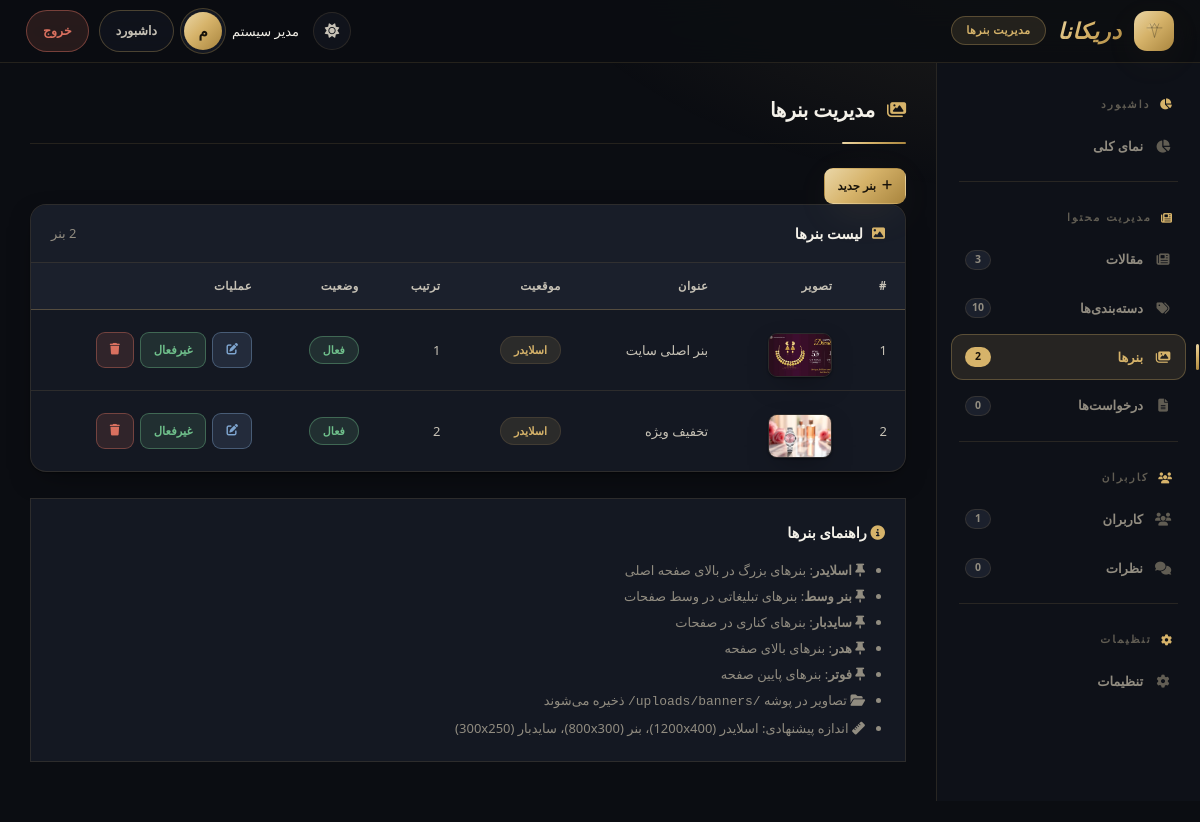
The page /admin/banners.php (signed in) on the database its author committed.
### tables this page shows
CREATE TABLE `banners`  (
  `id` int NOT NULL AUTO_INCREMENT,
  `title` varchar(255) NOT NULL,
  `subtitle` varchar(255) NULL DEFAULT NULL,
  `image` varchar(255) NOT NULL,
  `link` varchar(255) NULL DEFAULT NULL,
  `position` enum('slider','banner','sidebar','header','footer') NULL DEFAULT 'slider',
  `sort_order` int NULL DEFAULT 0,
  `active` tinyint(1) NULL DEFAULT 1,
  `created_at` datetime NULL DEFAULT current_timestamp(),
  PRIMARY KEY (`id`) USING BTREE
);

### admin/banners.php (the view, shortened to what this page needs)
<?php
require_once __DIR__ . '/../includes/functions.php';
$banners = $pdo->query("SELECT * FROM banners ORDER BY position, sort_order")->fetchAll();
$edit_banner = null;
$positions = [
    'slider' => 'اسلایدر',
    'banner' => 'بنر وسط',
    'sidebar' => 'سایدبار',
    'header' => 'هدر',
    'footer' => 'فوتر'
];
?>
<!DOCTYPE html>
<html lang="fa" dir="rtl" data-theme="dark">
<head>
    <link href="https://cdn.jsdelivr.net/gh/rastikerdar/vazirmatn@v33.003/Vazirmatn-font-face.css" rel="stylesheet" />
    <link rel="stylesheet" href="https://cdnjs.cloudflare.com/ajax/libs/font-awesome/6.5.2/css/all.min.css" />
    <link rel="stylesheet" href="../assets/css/admin.css" />
</head>
<body>
    <header class="admin-header">
        <div class="logo">
            <span class="brand-mark" aria-hidden="true"></span>
            <span class="brand-en">دریکانا</span>
            <span class="badge">مدیریت بنرها</span>
        </div>
        <button class="theme-btn" onclick="toggleAdminTheme()" aria-label="تغییر پوسته"><i class="fas fa-sun i-sun"></i><i class="fas fa-moon i-moon"></i></button>
        <div class="user-info">
            <span style="font-weight:500;"><?php echo $_SESSION['user_name']; ?></span>
            <div class="avatar"><?php echo mb_substr($_SESSION['user_name'], 0, 1); ?></div>
            <button class="back-btn" onclick="window.location.href='index.php'">داشبورد</button>
            <button class="back-btn danger" onclick="window.location.href='logout.php'">خروج</button>
        </div>
    </header>
    <div class="admin-layout">
        <?php $current_page = 'banners.php'; require __DIR__ . '/partials/sidebar.php'; ?>
        <div class="admin-content">
        <div class="page-title"><i class="fas fa-images"></i> مدیریت بنرها</div>
        <button class="btn-primary-sm" onclick="toggleForm()">
            <i class="fas fa-plus"></i> <?php echo $edit_banner ? 'ویرایش بنر' : 'بنر جدید'; ?>
        </button>
        <div class="admin-table-container">
            <div class="table-header">
                <h3><i class="fas fa-image" aria-hidden="true"></i> لیست بنرها</h3>
                <span style="font-size:13px; color:var(--text-light);"><?php echo count($banners); ?> بنر</span>
            </div>
            <table class="admin-table">
                <thead>
                    <tr>
                        <th>#</th>
                        <th>تصویر</th>
                        <th>عنوان</th>
                        <th>موقعیت</th>
                        <th>ترتیب</th>
                        <th>وضعیت</th>
                        <th>عملیات</th>
                    </tr>
                </thead>
                <tbody>
                    <?php if (count($banners) > 0): ?>
                        <?php foreach ($banners as $index => $b): ?>
                            <tr>
                                <td><?php echo $index + 1; ?></td>
                                <td>
                                    <?php if ($b['image']): ?>
                                        <img src="/uploads/banners/<?php echo $b['image']; ?>" class="banner-preview" alt="<?php echo $b['title']; ?>" />
                                    <?php else: ?>
                                        <span style="color:var(--text-light); font-size:11px;">بدون تصویر</span>
                                    <?php endif; ?>
                                </td>
                                <td style="font-weight:500;"><?php echo $b['title']; ?></td>
                                <td><span class="position-badge"><?php echo $positions[$b['position']] ?? $b['position']; ?></span></td>
                                <td><?php echo $b['sort_order']; ?></td>
                                <td>
                                    <span class="status-badge <?php echo $b['active'] ? 'active' : 'inactive'; ?>">
                                        <?php echo $b['active'] ? 'فعال' : 'غیرفعال'; ?>
                                    </span>
                                </td>
                                <td>
                                    <div class="action-btns">
                                        <button class="btn-edit" onclick="window.location.href='banners.php?edit=<?php echo $b['id']; ?>'">
                                            <i class="fas fa-edit"></i>
                                        </button>
                                        <button class="btn-toggle <?php echo $b['active'] ? 'active' : ''; ?>" onclick="window.location.href='banners.php?toggle=<?php echo $b['id']; ?>'">
                                            <?php echo $b['active'] ? 'غیرفعال' : 'فعال'; ?>
                                        </button>
                                        <button class="btn-delete" onclick="if(confirm('آیا از حذف این بنر مطمئن هستید؟')) window.location.href='banners.php?delete=<?php echo $b['id']; ?>'">
                                            <i class="fas fa-trash"></i>
                                        </button>
                                    </div>
                                </td>
                            </tr>
                        <?php endforeach; ?>
                    <?php endif; ?>
                </tbody>
            </table>
        </div>
        <div style="background:var(--bg-card); border-radius:var(--radius); padding:20px; border:1px solid var(--border);">
            <h4 style="margin-bottom:10px;"><i class="fas fa-info-circle" style="color:var(--primary);"></i> راهنمای بنرها</h4>
            <ul style="color:var(--text-light); font-size:13px; line-height:2; padding-right:20px;">
                <li><i class="fas fa-thumbtack" aria-hidden="true"></i> <strong>اسلایدر</strong>: بنرهای بزرگ در بالای صفحه اصلی</li>
                <li><i class="fas fa-thumbtack" aria-hidden="true"></i> <strong>بنر وسط</strong>: بنرهای تبلیغاتی در وسط صفحات</li>
                <li><i class="fas fa-thumbtack" aria-hidden="true"></i> <strong>سایدبار</strong>: بنرهای کناری در صفحات</li>
                <li><i class="fas fa-thumbtack" aria-hidden="true"></i> <strong>هدر</strong>: بنرهای بالای صفحه</li>
                <li><i class="fas fa-thumbtack" aria-hidden="true"></i> <strong>فوتر</strong>: بنرهای پایین صفحه</li>
                <li><i class="fas fa-folder-open" aria-hidden="true"></i> تصاویر در پوشه <code>/uploads/banners/</code> ذخیره می‌شوند</li>
                <li><i class="fas fa-ruler" aria-hidden="true"></i> اندازه پیشنهادی: اسلایدر (1200x400)، بنر (800x300)، سایدبار (300x250)</li>
            </ul>
        </div>
    </div>
    </div>
</body>
</html>

### rows shown on the page
banners: image (picture), title "بنر اصلی سایت", position "اسلایدر", sort_order "1", active "فعال"
banners: image (picture), title "تخفیف ویژه", position "اسلایدر", sort_order "2", active "فعال"

### other values the page prints
$_SESSION['user_name'] "مدیر سیستم"
mb_substr($_SESSION['user_name'], 0, 1) "م"
$__item['section'] "داشبورد"
$__item['label'] "نمای کلی"
$__item['section'] "مدیریت محتوا"
$__item['label'] "مقالات"
$__cnt[$__item['count']] "3"
$__item['label'] "دسته‌بندی‌ها"
$__cnt[$__item['count']] "10"
$__item['label'] "بنرها"
$__cnt[$__item['count']] "2"
$__item['label'] "درخواست‌ها"
$__cnt[$__item['count']] "0"
$__item['section'] "کاربران"
$__item['label'] "کاربران"
